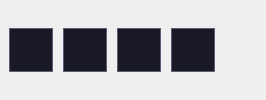
    <widget class="QWidget" name="ComBoBoxButtonWidget" native="true">
     <layout class="QHBoxLayout" name="horizontalLayout_6">
      <property name="spacing">
       <number>6</number>
      </property>
      <property name="leftMargin">
       <number>9</number>
      </property>
      <item>
       <layout class="QGridLayout" name="gridLayout_6">
        <property name="horizontalSpacing">
         <number>10</number>
        </property>
        <property name="verticalSpacing">
         <number>0</number>
        </property>
        <item row="0" column="0">
         <widget class="QPushButton" name="RenameCurrentSgSButton">
          <property name="maximumSize">
           <size>
            <width>60</width>
            <height>16777215</height>
           </size>
          </property>
          <property name="toolTip">
           <string>Rename current Segmentation</string>
          </property>
          <property name="styleSheet">
           <string notr="true">QPushButton{
	width: 42;
	height: 42;
	background: #191925;
	border: 1px solid #5c5c74;
	background-image: url(:/Icons/RenameCurrent.png);
}

QPushButton:hover {
	background-color: #5C5C74;
}

</string>
          </property>
          <property name="text">
           <string/>
          </property>
         </widget>
        </item>
        <item row="0" column="1">
         <widget class="QPushButton" name="CreateNewSgSButton">
          <property name="maximumSize">
           <size>
            <width>60</width>
            <height>16777215</height>
           </size>
          </property>
          <property name="toolTip">
           <string>Create new Segmentation</string>
          </property>
          <property name="styleSheet">
           <string notr="true">QPushButton{
	width: 42;
	height: 42;
	background: #191925;
	border: 1px solid #5c5c74;
	background-image: url(:/Icons/NewBuild1.png);
}

QPushButton:hover {
	background-color: #5C5C74;
}</string>
          </property>
          <property name="text">
           <string/>
          </property>
         </widget>
        </item>
        <item row="0" column="2">
         <widget class="QPushButton" name="CreateNewSgSAsButton">
          <property name="maximumSize">
           <size>
            <width>60</width>
            <height>16777215</height>
           </size>
          </property>
          <property name="toolTip">
           <string>Create new Segmentation as…</string>
          </property>
          <property name="styleSheet">
           <string notr="true">QPushButton{
	width: 42;
	height: 42;
	background: #191925;
	border: 1px solid #5c5c74;
	background-image: url(:/Icons/NewBuild.png);
}

QPushButton:hover {
	background-color: #5C5C74;
}</string>
          </property>
          <property name="text">
           <string/>
          </property>
         </widget>
        </item>
        <item row="0" column="3">
         <widget class="QPushButton" name="DleCurrentSgSButton">
          <property name="maximumSize">
           <size>
            <width>60</width>
            <height>16777215</height>
           </size>
          </property>
          <property name="toolTip">
           <string>Delete current Segementation</string>
          </property>
          <property name="styleSheet">
           <string notr="true">QPushButton{
	width: 42;
	height: 42;
	background: #191925;
	border: 1px solid #5c5c74;
	background-image: url(:/Icons/DeleteCurrent.png);
}

QPushButton:hover {
	background-color: #5C5C74;
}</string>
          </property>
          <property name="text">
           <string/>
          </property>
         </widget>
        </item>
       </layout>
      </item>
      <item>
       <spacer name="horizontalSpacer_2">
        <property name="orientation">
         <enum>Qt::Horizontal</enum>
        </property>
        <property name="sizeHint" stdset="0">
         <size>
          <width>40</width>
          <height>20</height>
         </size>
        </property>
       </spacer>
      </item>
     </layout>
    </widget>
